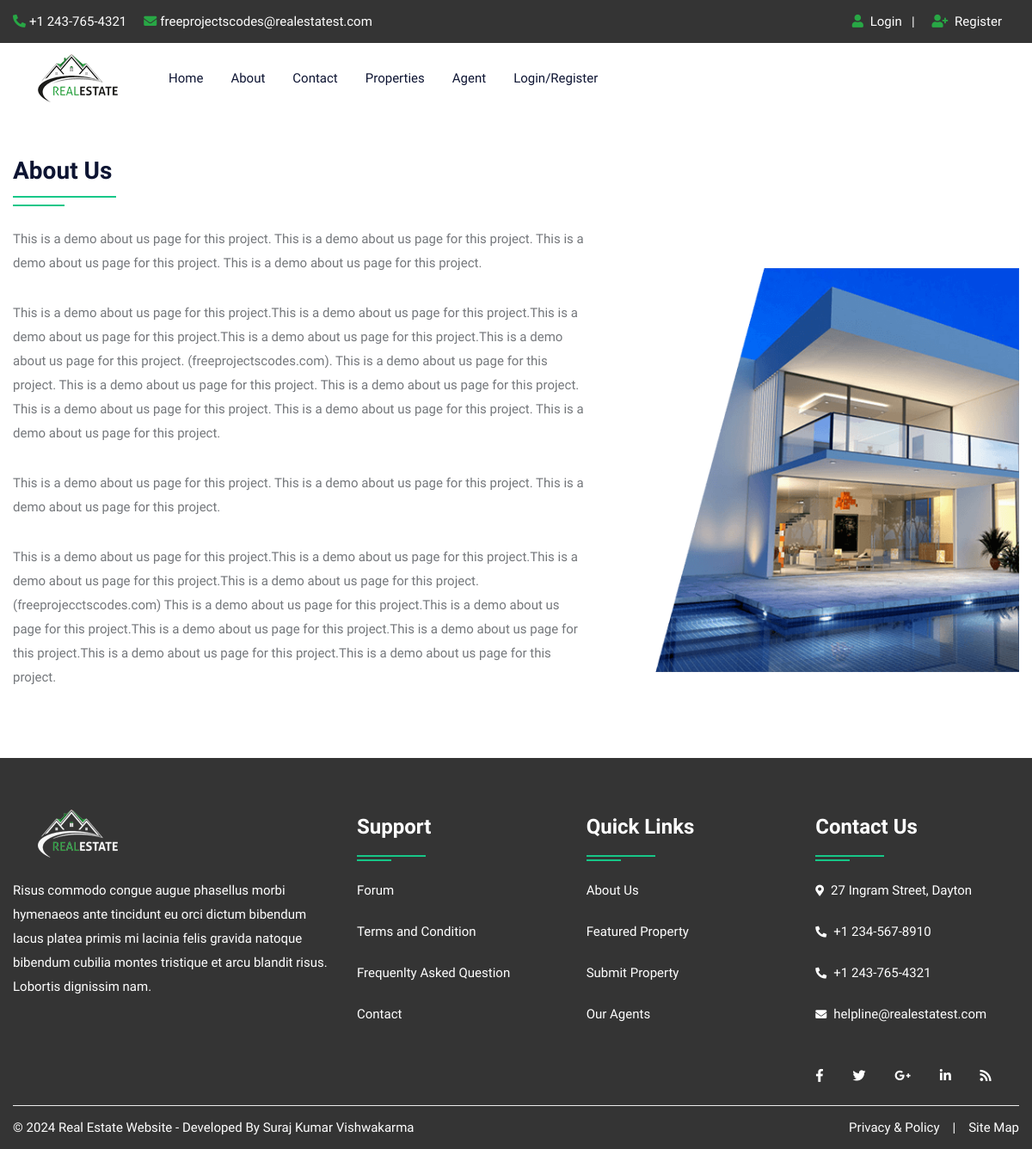
Page /about.php on the committed database.
### tables this page shows
CREATE TABLE `about` (
  `id` int(10) NOT NULL,
  `title` varchar(100) NOT NULL,
  `content` longtext NOT NULL,
  `image` varchar(300) NOT NULL
);

### about.php (the view, shortened to what this page needs)
<!DOCTYPE html>
<html lang="en">
<head>
<link rel="stylesheet" type="text/css" href="css/bootstrap.min.css">
<link rel="stylesheet" type="text/css" href="css/bootstrap-slider.css">
<link rel="stylesheet" type="text/css" href="css/jquery-ui.css">
<link rel="stylesheet" type="text/css" href="css/layerslider.css">
<link rel="stylesheet" type="text/css" href="css/color.css" id="color-change">
<link rel="stylesheet" type="text/css" href="css/owl.carousel.min.css">
<link rel="stylesheet" type="text/css" href="css/font-awesome.min.css">
<link rel="stylesheet" type="text/css" href="fonts/flaticon/flaticon.css">
<link rel="stylesheet" type="text/css" href="css/style.css">
</head>
<body>
<div id="page-wrapper">
    <div class="row">
		<?php include("include/header.php");?>
        <div class="full-row">
            <div class="container">
				<?php
                    try {
                        $sql = "SELECT * FROM about";
                        $stmt = $pdo->prepare($sql);
                        $stmt->execute();
                        $results = $stmt->fetchAll(PDO::FETCH_ASSOC);
                        foreach ($results as $row) {
				?>
				<div class="row">
                    <div class="col-md-12 col-lg-12">
                        <h3 class="double-down-line-left text-secondary position-relative pb-4 mb-4"><?php echo $row['title'];?></h3>
                    </div>
                </div>
                <div class="row about-company">
                    <div class="col-md-12 col-lg-7">
                        <div class="about-content">
                            <?php echo $row['content'];?>
                        </div>
                    </div>
                    <div class="col-md-12 col-lg-5 mt-5">
                        <div class="about-img"> <img src="admin/upload/<?php echo $row['image'];?>" alt="about image"> </div>
                    </div>
                </div>
				<?php }
                    } catch (PDOException $e) {
                        echo "Error: " . $e->getMessage();
                    } ?>
            </div>
        </div>
		<?php include("include/footer.php");?>
    </div>
</div>
</body>
</html>

### css/color.css (style rules this page uses)
:root { --theme-ordinary-color: #74777b; }
:root { --theme-primary-color: #17c788; }
:root { --theme-secondary-color: #0d1432; }
:root { --theme-white-color: #fff; }
:root { --theme-light-color: #f8f8f8; }
:root { --theme-gray-color: #f5f5f5; }
:root { --theme-footer-color: #091b4b; }
:root { --theme-dark-color: #091b4b; }
:root { --text-light-color: #a3a7af; }
:root { --theme-primary-opacity-color: rgba(11, 191, 141, .8); }
:root { --theme-secondary-opacity-color: rgba(13,20,50,0.7); }
:root { --theme-white-opacity-color: rgba(255, 255, 255, 0.3); }
:root { --theme-dark-opacity-color: rgba(0, 0, 0, 0.5); }
:root { --theme-ordinary-font: 'Muli', sans-serif; }
:root { --theme-highlight-font: 'Comfortaa', cursive; }

### css/style.css (style rules this page uses)
.container, .container-fluid { transition: all 0.6s ease 0s; -moz-transition: all 0.6s ease 0s; -webkit-transition: all 0.6s ease 0s; -o-transition: all 0.6s ease 0s; }
#page-wrapper { padding-left: 15px; padding-right: 15px; background-color: #fff; overflow: hidden !important; position: relative; }
.text-ordinary, a.text-ordinary, .text-ordinary a, body, .dropdown-item, .footer-widget li a, .text-ordinary .jslider .jslider-label, .breadcrumb-item > a, .list-text-white a.dropdown-item { color: var(--theme-ordinary-color); }
.text-secondary, .text-secondary a, a.text-secondary, a.hover-text-secondary:hover, .hover-text-secondary:hover, .hover-text-secondary a:hover { color: var(--theme-secondary-color) !important; }
[class*="double-down-line"]::before, [class*="double-down-line"]::after { background-color: var(--theme-primary-color); }
body { font-family: var(--theme-ordinary-font); font-size: 15px; line-height: 28px; }
h1, .h1, h2, .h2, h3, .h3, h4, .h4, h5, .h5, h6, .h6 { font-family: var(--theme-highlight-font); font-weight: 700; }
p { line-height: 28px; margin-bottom: 10px; }
img { width: 100%; }
.full-row { position: relative; width: 100%; padding: 50px 0; }
[class*="double-down-line"] { position: relative; padding-bottom: 35px; }
[class*="double-down-line"]::before, [class*="double-down-line"]::after { content: ""; height: 2px; position: absolute; }
[class*="double-down-line"]::before { width: 120px; bottom: 10px; }
[class*="double-down-line"]::after { width: 60px; bottom: 0; }
[class*="double-down-line-left"]::before, [class*="double-down-line-left"]::after { left: 0; }
::placeholder { font: var(--theme-ordinary-font); font-size: 15px; font-weight: 400; color: #fff; }
.about-content p, .service-text p { margin-bottom: 30px; }

### rows in the picture
about: title "About Us", content "This is a demo about us page for this project. This is a demo about us page for this project. This is a demo about us page for this project. This is a demo about us page for this project. This is a demo about us page for this project.This is a demo about us page for this project.This is a demo about us page for this project.This is a demo about us page for this project.This is a demo about us page for this project. (freeprojectscodes.com). This is a demo about us page for this project. This is a demo about us page for this project. This is a demo about us page for this project. This is a demo about us page for this project. This is a demo about us page for this project. This is a demo about…", image (picture)
